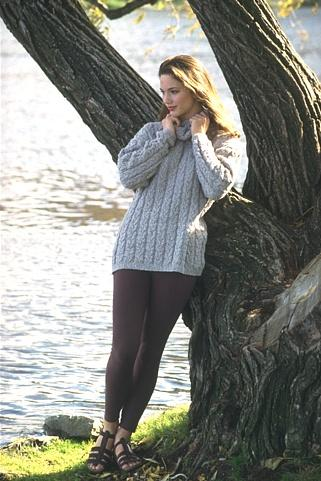
#> input picture Data/img1.jpg, 321 x 481 px, found by its file name
$ python filtering.py --im Data/img1.jpg
#> lines starting #> are read from the running program, lines starting #| are printed output that depends on the picture
# imports
import matplotlib.pyplot as plt
from scipy.ndimage import gaussian_filter, median_filter
import matplotlib.image as mpimg
import argparse
import warnings
warnings.simplefilter("ignore")

# SCRIPT USAGE EXAMPLE:
# python Code/filtering.py --im Data/img1.jpg

def get_parser():
    """
    Function that gets parsed input parameters

    :return: parsed parameters
    """
    # parse parameters
    parser = argparse.ArgumentParser(description='Filtering image')
    parser.add_argument("--im", type=str, default="", help="Path to the image")

    return parser


def filtering(im):
    """
    Functions that takes an image and applies gaussian and median filters. It saves obtained images and displays the results.
    :param im: input image
    :return: plot with the original and filtered images.
    """
    # read the input image
    img = plt.imread(params.im)
#> img is the input picture: shape (481, 321, 3); mean R, G, B 134, 135.4, 128.5

    # apply filtering
    gauss = gaussian_filter(img, sigma=1)
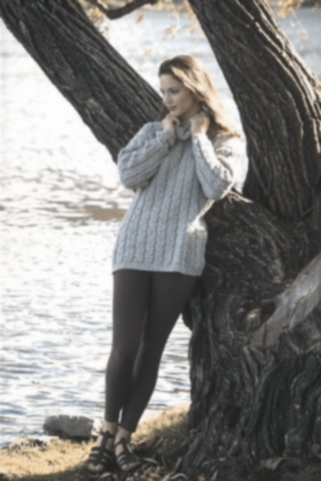
#> gauss: shape (481, 321, 3); mean R, G, B 132.6, 131.5, 129.4
    median = median_filter(img, size=3)
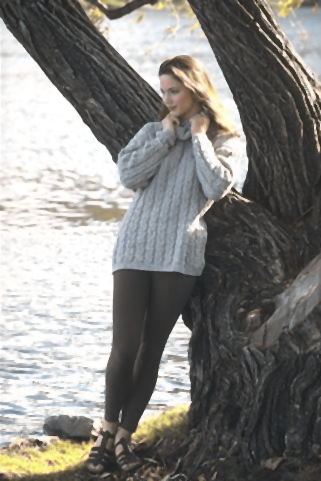
#> median: shape (481, 321, 3); mean R, G, B 134.6, 133.3, 130.1

    # save filtered images
    mpimg.imsave("gauss_img.jpg", gauss)
    mpimg.imsave("median_img.jpg", median)

    # display images
    images = [img, gauss, median]
    names = ['Original', 'Gaussian filtering (sigma=1)', 'Median filtering']

    # Show subplots | shape: (1,3)
    fig, axs = plt.subplots(nrows=1, ncols=3, figsize=(12,12))
    for i, ax in enumerate(axs.flatten()):
        plt.sca(ax)
        plt.imshow(images[i])
        #plt.colorbar()
        plt.axis('off')
        plt.title(f'{names[i]}', fontsize=20 )

    plt.tight_layout()
    plt.show()
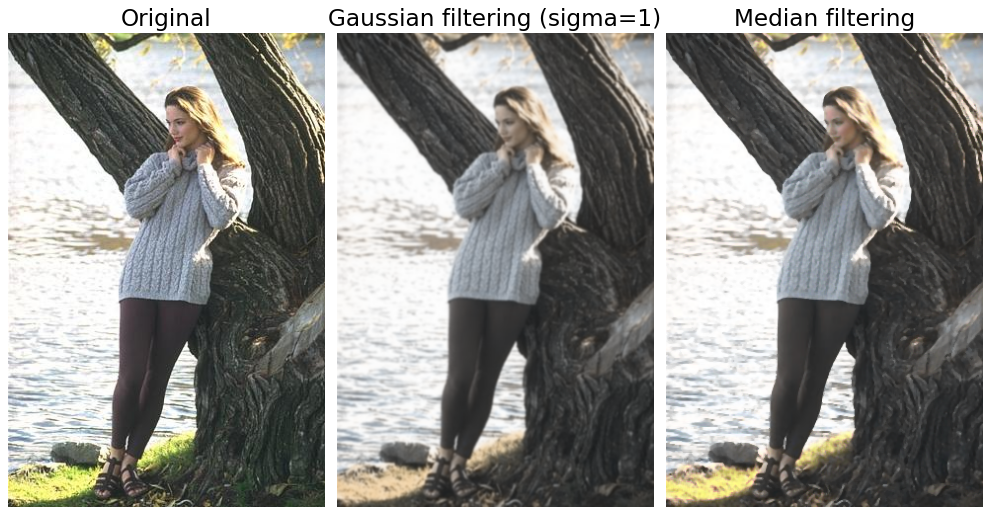
#> figure drawn by matplotlib, 3 panels


if __name__ == '__main__':
    # parse an input
    parser = get_parser()
    params, unknown = parser.parse_known_args()

    # run the filtering function
    filtering(params)

$ run again, with Data/img2.jpg copied over Data/img1.jpg
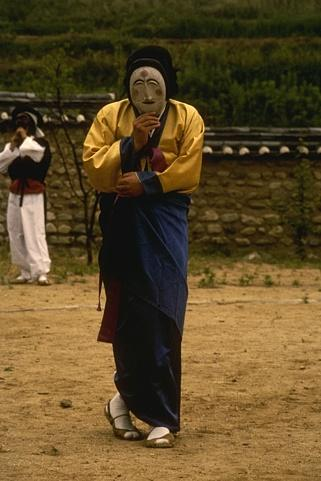
#> input picture Data/img2.jpg, 321 x 481 px, found by its file name
#> in filtering, img is the input picture: shape (481, 321, 3); mean R, G, B 96.1, 76.1, 40.5
#> in filtering, `gauss = gaussian_filter(img, sigma=1)`:
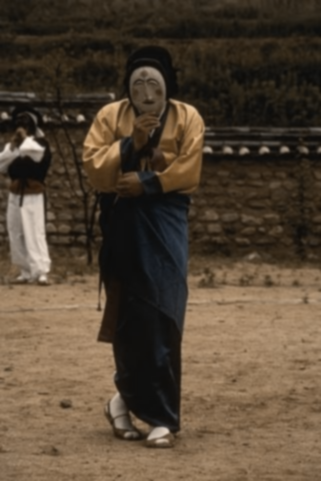
#> gauss: shape (481, 321, 3); mean R, G, B 85.2, 70, 53.1
#> in filtering, `plt.show()`:
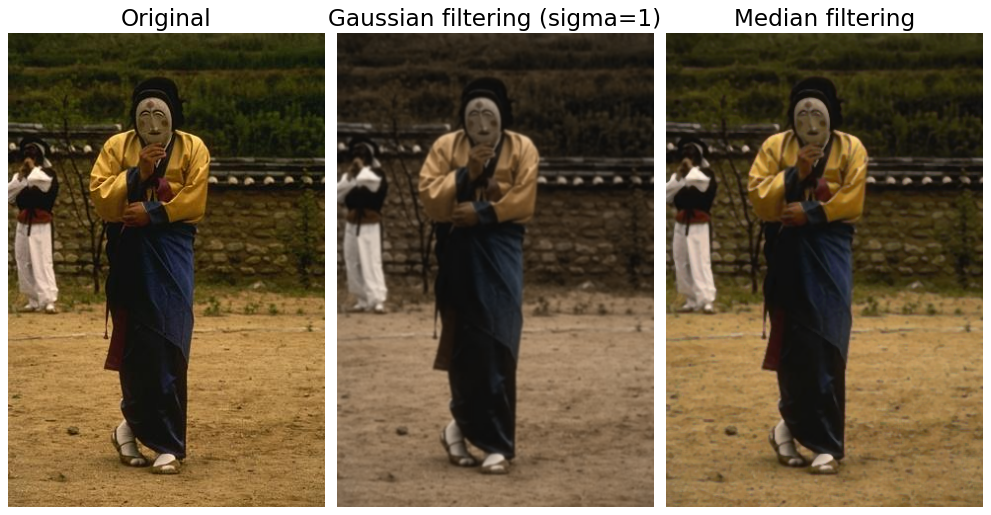
#> figure drawn by matplotlib, 3 panels
